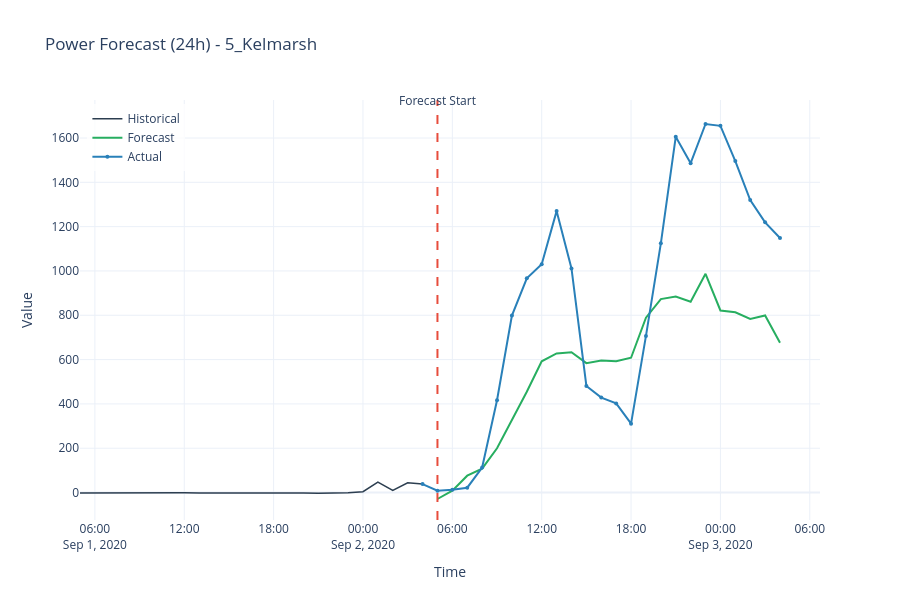

The notebook cell this image was saved under:
### Markdown cell above
Now we can visualize the forecasting results.

### Code cell
from rtdip_sdk.pipelines.visualization.plotly.forecasting import (
    ForecastComparisonPlotInteractive,
)

import pandas as pd

# Convert Spark DataFrames to Pandas for visualization (single turbine only)
historic_data_pd = historic_data.toPandas()
predictions_pd = predictions.toPandas()
actual_data_pd = ground_truth.toPandas()

# Extract timestamps and values
forecast_start = predictions_pd['timestamp'].min()
forecast_end = predictions_pd['timestamp'].max()

# Prepare historic data: last 24 hours
historic_start = forecast_start - pd.Timedelta(hours=24)
historic_viz_24h = historic_data_pd[historic_data_pd['timestamp'] >= historic_start][['timestamp', 'target']].copy()
historic_viz_24h.rename(columns={'target': 'value'}, inplace=True)

# Prepare forecast data
predictions_viz = predictions_pd[['timestamp', 'mean']].copy()

# Prepare actual data: match forecast period and close the gap
actual_filtered = actual_data_pd[
    (actual_data_pd['timestamp'] >= forecast_start) &
    (actual_data_pd['timestamp'] <= forecast_end)
][['timestamp', 'target']].copy()
actual_filtered.rename(columns={'target': 'value'}, inplace=True)

# Add last historic point to close the gap
last_historic = historic_viz_24h.iloc[[-1]].copy()
actual_viz_with_continuity = pd.concat([last_historic, actual_filtered], ignore_index=True)

# Create visualization
fig = ForecastComparisonPlotInteractive(
    historical_data=historic_viz_24h,
    forecast_data=predictions_viz,
    actual_data=actual_viz_with_continuity,
    forecast_start=forecast_start,
    sensor_id=TURBINE_ID,
    title="Power Forecast (24h)"
)

fig.plot().show()

### Figure 1 — Plotly figure (JSON) as saved in the notebook; plotly's stock layout.template omitted (floating-point values rounded to 4 significant figures)
{"data": [{"hovertemplate": "<b>Historical</b><br>Time: %{x}<br>Value: %{y:.2f}<extra></extra>", "line": {"color": "#2C3E50", "width": 1.5}, "mode": "lines", "name": "Historical", "type": "scatter", "x": ["2020-09-01T05:00:00.000000", "2020-09-01T06:00:00.000000", "2020-09-01T07:00:00.000000", "2020-09-01T08:00:00.000000", "2020-09-01T09:00:00.000000", "2020-09-01T10:00:00.000000", "2020-09-01T11:00:00.000000", "2020-09-01T12:00:00.000000", "2020-09-01T13:00:00.000000", "2020-09-01T14:00:00.000000", "2020-09-01T15:00:00.000000", "2020-09-01T16:00:00.000000", "2020-09-01T17:00:00.000000", "2020-09-01T18:00:00.000000", "2020-09-01T19:00:00.000000", "2020-09-01T20:00:00.000000", "2020-09-01T21:00:00.000000", "2020-09-01T22:00:00.000000", "2020-09-01T23:00:00.000000", "2020-09-02T00:00:00.000000", "2020-09-02T01:00:00.000000", "2020-09-02T02:00:00.000000", "2020-09-02T03:00:00.000000", "2020-09-02T04:00:00.000000"], "y": [-1.798, -1.363, -1.884, -1.037, -1.442, -1.116, -1.772, -1.397, -1.704, -1.31, -2.581, -1.887, -2.096, -1.603, -1.595, -1.844, -3.315, -2.47, -1.445, 3.701, 47.47, 10.09, 44.38, 38.31]}, {"hovertemplate": "<b>Forecast</b><br>Time: %{x}<br>Value: %{y:.2f}<extra></extra>", "line": {"color": "#27AE60", "width": 2}, "mode": "lines", "name": "Forecast", "type": "scatter", "x": ["2020-09-02T05:00:00.000000", "2020-09-02T06:00:00.000000", "2020-09-02T07:00:00.000000", "2020-09-02T08:00:00.000000", "2020-09-02T09:00:00.000000", "2020-09-02T10:00:00.000000", "2020-09-02T11:00:00.000000", "2020-09-02T12:00:00.000000", "2020-09-02T13:00:00.000000", "2020-09-02T14:00:00.000000", "2020-09-02T15:00:00.000000", "2020-09-02T16:00:00.000000", "2020-09-02T17:00:00.000000", "2020-09-02T18:00:00.000000", "2020-09-02T19:00:00.000000", "2020-09-02T20:00:00.000000", "2020-09-02T21:00:00.000000", "2020-09-02T22:00:00.000000", "2020-09-02T23:00:00.000000", "2020-09-03T00:00:00.000000", "2020-09-03T01:00:00.000000", "2020-09-03T02:00:00.000000", "2020-09-03T03:00:00.000000", "2020-09-03T04:00:00.000000"], "y": [-29.1, 8.811, 76.03, 108.1, 199.6, 324.8, 455.2, 592.4, 627.7, 633.2, 584.1, 596.3, 592.9, 608.3, 789.2, 873.2, 884.5, 861.1, 987.2, 821.6, 813.5, 783.5, 799.3, 675.9]}, {"hovertemplate": "<b>Actual</b><br>Time: %{x}<br>Value: %{y:.2f}<extra></extra>", "line": {"color": "#2980B9", "width": 2}, "marker": {"size": 4}, "mode": "lines+markers", "name": "Actual", "type": "scatter", "x": ["2020-09-02T04:00:00.000000", "2020-09-02T05:00:00.000000", "2020-09-02T06:00:00.000000", "2020-09-02T07:00:00.000000", "2020-09-02T08:00:00.000000", "2020-09-02T09:00:00.000000", "2020-09-02T10:00:00.000000", "2020-09-02T11:00:00.000000", "2020-09-02T12:00:00.000000", "2020-09-02T13:00:00.000000", "2020-09-02T14:00:00.000000", "2020-09-02T15:00:00.000000", "2020-09-02T16:00:00.000000", "2020-09-02T17:00:00.000000", "2020-09-02T18:00:00.000000", "2020-09-02T19:00:00.000000", "2020-09-02T20:00:00.000000", "2020-09-02T21:00:00.000000", "2020-09-02T22:00:00.000000", "2020-09-02T23:00:00.000000", "2020-09-03T00:00:00.000000", "2020-09-03T01:00:00.000000", "2020-09-03T02:00:00.000000", "2020-09-03T03:00:00.000000", "2020-09-03T04:00:00.000000"], "y": [38.31, 8.48, 13.18, 21.86, 113.0, 416.7, 798.5, 966.6, 1031.0, 1270.0, 1011.0, 480.8, 428.6, 402.4, 311.0, 706.8, 1125.0, 1606.0, 1486.0, 1663.0, 1655.0, 1496.0, 1320.0, 1219.0, 1149.0]}], "layout": {"annotations": [{"showarrow": false, "text": "Forecast Start", "x": "2020-09-02T05:00:00", "y": 1, "yref": "paper", "yshift": 10}], "height": 600, "hovermode": "x unified", "legend": {"bgcolor": "rgba(255,255,255,0.8)", "x": 0.01, "y": 0.99}, "shapes": [{"line": {"color": "#E74C3C", "dash": "dash", "width": 2}, "type": "line", "x0": "2020-09-02T05:00:00", "x1": "2020-09-02T05:00:00", "y0": 0, "y1": 1, "yref": "paper"}], "showlegend": true, "title": {"text": "Power Forecast (24h) - 5_Kelmarsh"}, "xaxis": {"title": {"text": "Time"}}, "yaxis": {"title": {"text": "Value"}}}}
